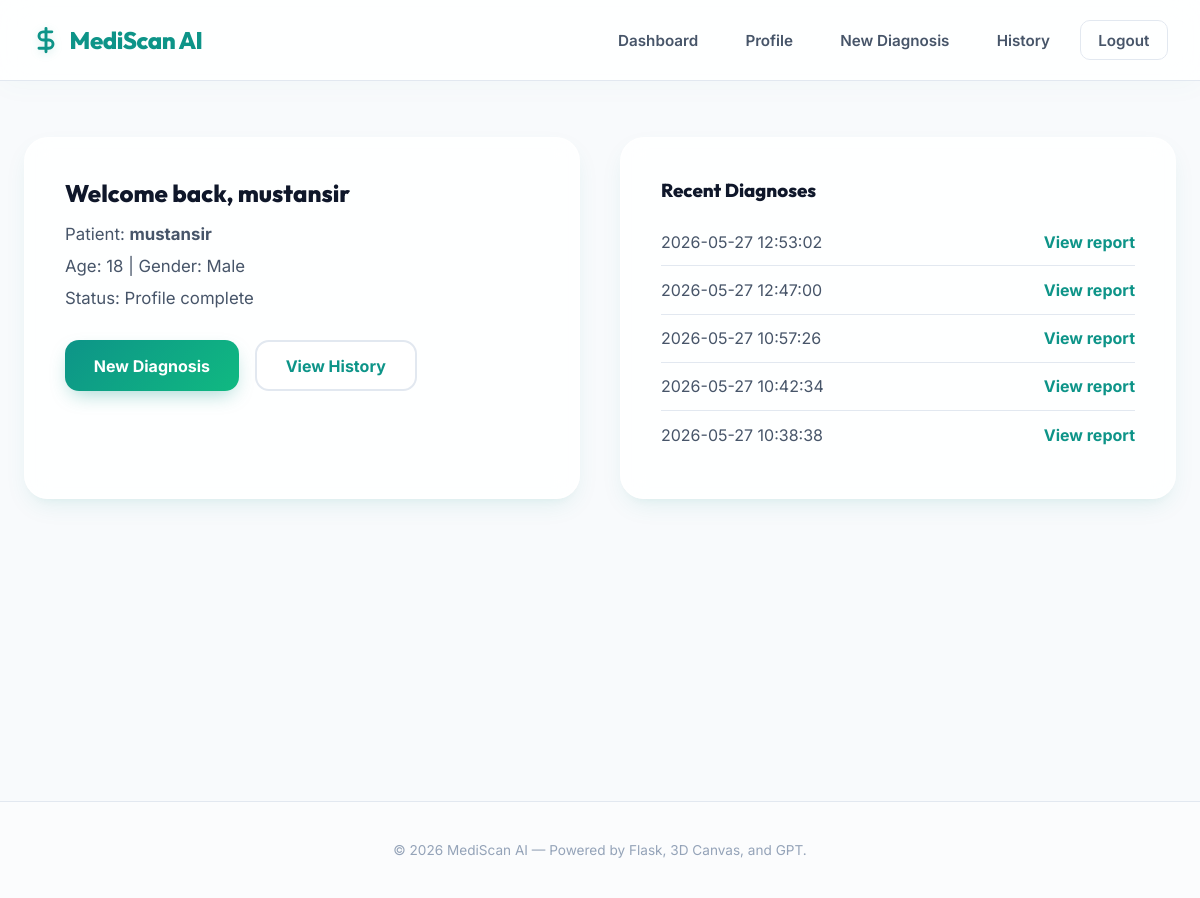
The app's page /dashboard (signed in) with its own data.
### tables this page shows
CREATE TABLE users (id INTEGER PRIMARY KEY AUTOINCREMENT,username TEXT UNIQUE NOT NULL,password_hash TEXT NOT NULL,created_at TIMESTAMP DEFAULT CURRENT_TIMESTAMP);

CREATE TABLE patients (patient_id INTEGER PRIMARY KEY AUTOINCREMENT,user_id INTEGER UNIQUE NOT NULL,name TEXT NOT NULL,age INTEGER,gender TEXT,weight REAL,height REAL,chronic_diseases TEXT,previous_surgeries TEXT,allergies TEXT,current_medications TEXT,smoking TEXT,alcohol TEXT,exercise_frequency TEXT,sleep_hours REAL,created_at TIMESTAMP DEFAULT CURRENT_TIMESTAMP,FOREIGN KEY(user_id) REFERENCES users(id));

CREATE TABLE disease_history (history_id INTEGER PRIMARY KEY AUTOINCREMENT,user_id INTEGER NOT NULL,patient_id INTEGER NOT NULL,symptoms TEXT,symptom_duration TEXT,severity TEXT,diagnosis_text TEXT,urgency TEXT,report_filename TEXT,created_at TIMESTAMP DEFAULT CURRENT_TIMESTAMP,FOREIGN KEY(user_id) REFERENCES users(id),FOREIGN KEY(patient_id) REFERENCES patients(patient_id));

### app.py (the view)
@app.route('/dashboard')
def dashboard():
    user = get_current_user()
    if not user:
        return redirect(url_for('login'))
    conn = get_db_connection()
    patient = conn.execute('SELECT * FROM patients WHERE user_id = ?', (user['id'],)).fetchone()
    history = conn.execute('SELECT * FROM disease_history WHERE user_id = ? ORDER BY created_at DESC', (user['id'],)).fetchall()
    conn.close()
    return render_template('dashboard.html', user=user, patient=patient, history=history)

### app.py (called while the page is built)
def get_db_connection():
    conn = sqlite3.connect(DB_PATH)
    conn.row_factory = sqlite3.Row
    return conn

def get_current_user():
    user_id = session.get('user_id')
    if not user_id:
        return None
    conn = get_db_connection()
    user = conn.execute('SELECT * FROM users WHERE id = ?', (user_id,)).fetchone()
    conn.close()
    return user

### templates/dashboard.html
{% extends 'base.html' %}
{% block content %}
<section class="dashboard-shell">
    <div class="dashboard-grid">
        <article class="glass-card dashboard-card">
            <h2>Welcome back, {{ user.username }}</h2>
            {% if patient %}
                <p class="info-line">Patient: <strong>{{ patient.name }}</strong></p>
                <p class="info-line">Age: {{ patient.age }} | Gender: {{ patient.gender }}</p>
                <p class="info-line">Status: Profile complete</p>
            {% else %}
                <p class="info-line">Profile not set up yet.</p>
                <a class="button secondary" href="{{ url_for('profile') }}">Complete Profile</a>
            {% endif %}
            <div class="dashboard-actions">
                <a class="button primary" href="{{ url_for('new_diagnosis') }}">New Diagnosis</a>
                <a class="button secondary" href="{{ url_for('history') }}">View History</a>
            </div>
        </article>
        <article class="glass-card dashboard-card">
            <h3>Recent Diagnoses</h3>
            {% if history %}
                <ul class="history-list">
                    {% for record in history[:5] %}
                        <li>
                            <span>{{ record.created_at }}</span>
                            <a class="small-link" href="{{ url_for('diagnosis_result', history_id=record.history_id) }}">View report</a>
                        </li>
                    {% endfor %}
                </ul>
            {% else %}
                <p>No diagnosis history available.</p>
            {% endif %}
        </article>
    </div>
</section>
{% endblock %}

### static/css/style.css (style rules this page uses)
:root { --primary: #0d9488; --primary-dark: #0f766e; --secondary: #0f766e; --accent: #10b981; --accent-light: #f0fdf4; --cyan: #06b6d4; --cyan-light: #ecfeff; --bg: #f8fafc; --surface: #ffffff; --text: #0f172a; --text-light: #475569; --text-muted: #94a3b8; --border: #e2e8f0; --success: #10b981; --error: #ef4444; --warning-bg: #fef2f2; --warning-border: #fca5a5; --warning-text: #b91c1c; --shadow: 0 10px 25px -5px rgba(13, 148, 136, 0.1), 0 8px 10px -6px rgba(13, 148, 136, 0.05); --shadow-lg: 0 20px 50px -12px rgba(15, 23, 42, 0.15), 0 0 0 1px rgba(13, 148, 136, 0.05); --font-heading: 'Outfit', sans-serif; --font-body: 'Inter', sans-serif; }
* { box-sizing: border-box; margin: 0; padding: 0; }
html, body { height: 100%; background-color: var(--bg); color: var(--text); font-family: var(--font-body); overflow-x: hidden; }
.glass-card { background: rgba(255, 255, 255, 0.85); backdrop-filter: blur(12px); -webkit-backdrop-filter: blur(12px); border: 1px solid rgba(255, 255, 255, 0.5); border-radius: 24px; box-shadow: var(--shadow); padding: 2.5rem; transition: transform 0.3s ease, box-shadow 0.3s ease; }
.button { font-family: var(--font-body); font-size: 1rem; font-weight: 700; display: inline-flex; align-items: center; justify-content: center; padding: 0.85rem 1.8rem; border-radius: 14px; cursor: pointer; text-decoration: none; border: none; transition: all 0.3s cubic-bezier(0.16, 1, 0.3, 1); }
.button.primary { background: linear-gradient(135deg, var(--primary) 0%, var(--accent) 100%); color: white; box-shadow: 0 8px 20px -6px rgba(13, 148, 136, 0.4); }
.button.secondary { background: var(--surface); color: var(--primary); border: 2px solid var(--border); }
.dashboard-shell { padding-top: 1rem; }
.dashboard-grid { display: grid; grid-template-columns: 1fr 1fr; gap: 2.5rem; }
.dashboard-card h2, .dashboard-card h3 { font-family: var(--font-heading); color: var(--text); margin-bottom: 1rem; font-weight: 800; }
.info-line { font-size: 1.05rem; color: var(--text-light); margin-bottom: 0.75rem; }
.dashboard-actions { display: flex; gap: 1rem; margin-top: 2rem; }
.history-list { list-style: none; }
.history-list li { display: flex; justify-content: space-between; align-items: center; padding: 0.85rem 0; border-bottom: 1px solid var(--border); color: var(--text-light); }
.history-list li:last-child { border-bottom: none; }
.small-link { color: var(--primary); text-decoration: none; font-weight: 700; transition: color 0.2s; }

### records on screen
users: username "mustansir"
patients: name "mustansir", age "18", gender "Male"
disease_history: created_at "2026-05-27 12:53:02"
disease_history: created_at "2026-05-27 12:47:00"
disease_history: created_at "2026-05-27 10:57:26"
disease_history: created_at "2026-05-27 10:42:34"
disease_history: created_at "2026-05-27 10:38:38"
